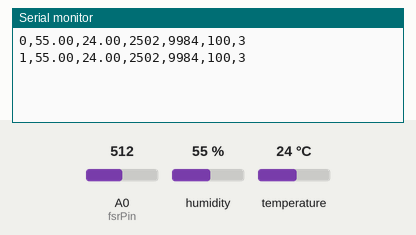
Simulated run of this sketch. Board: Arduino Uno, built with avr-gcc and run on an emulated ATmega328P. Parts: the last lines printed to the serial monitor. Inputs (shaded band) come from the test bench; at power-on: humidity 55 %, A0 (fsrPin) = 512, temperature 24 °C.

Above: at 1.8 s.
1.9 s: humidity set to 22 %
At 2.8 s:
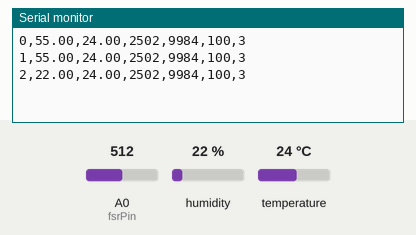
3.4 s: A0 (fsrPin) set to 716
At 4.7 s:
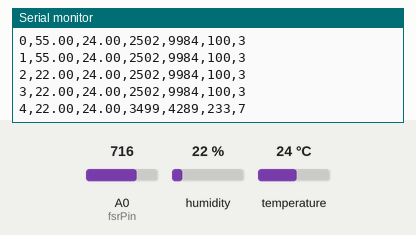
4.9 s: temperature set to 12 °C
At 5.8 s:
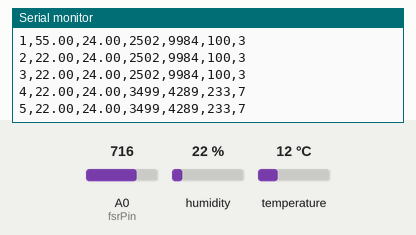
6.4 s: A0 (fsrPin) set to 900
At 7.7 s:
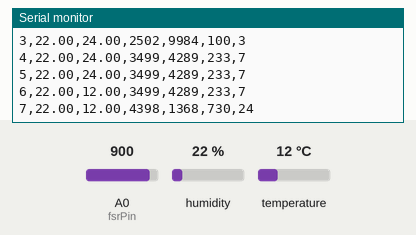
7.9 s: humidity set to 40 %
At 8.9 s:
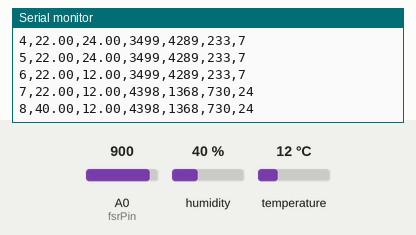
Timing chart, 0 to 10.4 s (numbered marks = the images above; inputs shaded):
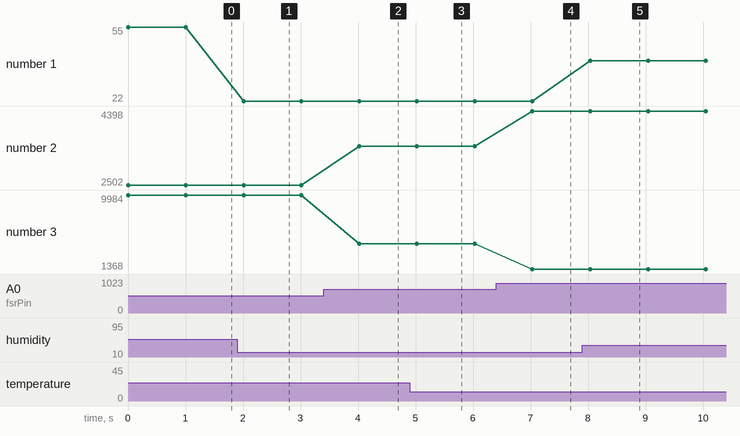

Measured:
- after the input at 1.9 s, the serial monitor: prints a new line after 0.11 s (image 1)
- after the input at 3.4 s, the serial monitor: prints a new line after 0.62 s (image 2)
- after the input at 6.4 s, the serial monitor: prints a new line after 0.63 s (image 4)
- after the input at 7.9 s, the serial monitor: prints a new line after 0.14 s (image 5)
- plotted number 1: 55 → 22 after the input at 1.9 s, 22 → 40 after the input at 7.9 s
- plotted number 2: 2502 → 3499 after the input at 3.4 s, 3499 → 4398 after the input at 6.4 s
- plotted number 3: 9984 → 4289 after the input at 3.4 s, 4289 → 1368 after the input at 6.4 s

The sketch:

code.ino
```cpp
#include <DHT.h>

//Constants
#define DHTPIN 8     // what pin we're connected to
#define DHTTYPE DHT22   // DHT 22  (AM2302)
DHT dht(DHTPIN, DHTTYPE); //// Initialize DHT sensor for normal 16mhz Arduino


//Variables
float hum;  //Stores humidity value
float temp;//Stores temperature value
int timecheck = 0;
int fsrPin = 0;     // the FSR and 10K pulldown are connected to a0
int fsrReading;     // the analog reading from the FSR resistor divider
int fsrVoltage;     // the analog reading converted to voltage
unsigned long fsrResistance;  // The voltage converted to resistance, can be very big so make "long"
unsigned long fsrConductance;
long fsrForce;       // Finally, the resistance converted to force

void setup()
{
  Serial.begin(9600);
  dht.begin();
}

void loop()
{
    fsrReading = analogRead(fsrPin);
  //Serial.print("Analog reading = ");
  //Serial.println(fsrReading);

  // analog voltage reading ranges from about 0 to 1023 which maps to 0V to 5V (= 5000mV)
  fsrVoltage = map(fsrReading, 0, 1023, 0, 5000);
  //Serial.print("Voltage reading in mV = ");


  if (fsrVoltage == 0) {
    //Serial.println("No pressure");
  } else {
    // The voltage = Vcc * R / (R + FSR) where R = 10K and Vcc = 5V
    // so FSR = ((Vcc - V) * R) / V        yay math!
    fsrResistance = 5000 - fsrVoltage;     // fsrVoltage is in millivolts so 5V = 5000mV
    fsrResistance *= 10000;                // 10K resistor
    fsrResistance /= fsrVoltage;
    //Serial.print("FSR resistance in ohms = ");


    fsrConductance = 1000000;           // we measure in micromhos so
    fsrConductance /= fsrResistance;
    //Serial.print("Conductance in microMhos: ");


    // Use the two FSR guide graphs to approximate the force
      fsrForce = fsrConductance /30;
      //Serial.print("Force in Newtons: ");
      //Serial.println(fsrForce);

  }
  //delay(2000);
    //Read data and store it to variables hum and temp
    hum = dht.readHumidity();
    temp= dht.readTemperature();
    //Print temp and humidity values to serial monitor
    //Serial.print("Humidity: ");
    Serial.print(timecheck);
    Serial.print(",");
    Serial.print(hum);
    Serial.print(",");
    //Serial.write((byte)hum);
    //Serial.print(" %, Temp: ");
    Serial.print(temp);
    Serial.print(",");
    Serial.print(fsrVoltage);
    Serial.print(",");
    Serial.print(fsrResistance);
    Serial.print(",");
    Serial.print(fsrConductance);
    Serial.print(",");
    Serial.println(fsrForce);

    //Serial.write((byte)temp);
    //Serial.println(" Celsius");
    delay(1000); //Delay 2 sec.
    timecheck = timecheck+1;
}
```
